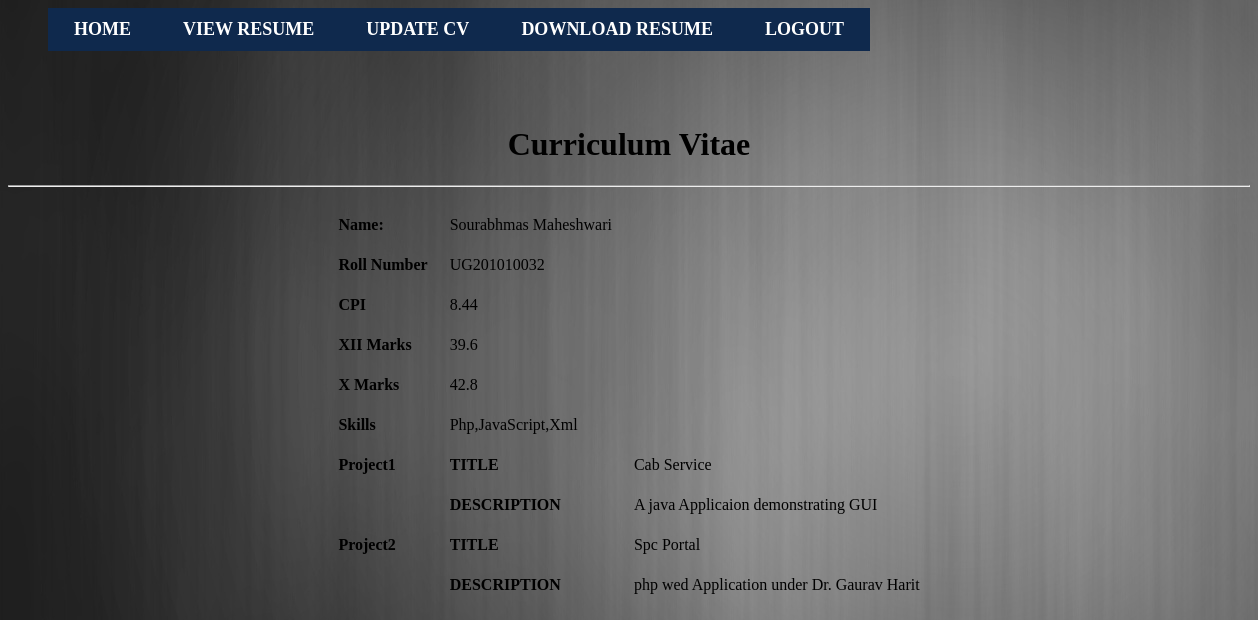
Screenshot of /resume_project/viewcv.php (signed in) with the database file from the repository.
### tables this page shows
CREATE TABLE IF NOT EXISTS `cv` (
  `username` varchar(10) NOT NULL,
  `Name` varchar(25) DEFAULT NULL,
  `roll_no` varchar(11) DEFAULT NULL,
  `cpi` varchar(10) DEFAULT '0',
  `10_marks` varchar(10) DEFAULT '0',
  `12_marks` varchar(10) DEFAULT '0',
  `Skills` varchar(100) DEFAULT NULL,
  `id` int(11) NOT NULL AUTO_INCREMENT,
  PRIMARY KEY (`id`)
);

CREATE TABLE IF NOT EXISTS `project` (
  `username` varchar(15) NOT NULL,
  `p_title` varchar(20) DEFAULT NULL,
  `p_des` varchar(200) DEFAULT NULL,
  `pid` int(11) NOT NULL AUTO_INCREMENT,
  PRIMARY KEY (`pid`)
);

### resume_project/viewcv.php (the view, shortened to what this page needs)
<?php
global $name,$roll,$cpi,$x2,$x,$p1,$p2,$re,$pronum,$skills;
$user = $_SESSION['username'];
$query = "SELECT * FROM cv WHERE username ='".$user."'";
$result = mysql_query($query);
while($row = mysql_fetch_assoc($result)){
	$name = $row['Name'];
	$roll = $row['roll_no'];
	$cpi = $row['cpi'];
	$x = $row['10_marks'];
	$x2 = $row['12_marks'];
	$skills = $row['Skills'];
}
$query = "SELECT * FROM project WHERE username='".$user."'";
$result=mysql_query($query);
$re = array();
$pronum=0;
while($row = mysql_fetch_assoc($result)){
        $re[] = $row;
		$pronum = $pronum+1;
    }
?>
<html>
<head>
</head>
<body background ="a3.jpg">
	<div class="hovermenu">
<ul>
<li><a href="welcome.php">HOME</a></li>
<li><a href="viewcv.php">VIEW RESUME</a></li>
<li><a href="cvuploadform.php">UPDATE CV</a></li>
<li><?php	echo "<a href='upload/".$_SESSION['username']."/".$_SESSION['username'].".xlsx'>DOWNLOAD RESUME</a>"; ?></li>
<li><a href="logout.php">LOGOUT</a></li>
</ul>
</div>
<h1 align = "center">
Curriculum Vitae
</h1>
<hr></hr>
<div id = "page">
<table border='0' cellspacing ='20' align="center" >
	<tr>
		<td><strong>Name: </strong></td>
		<td><?php echo $name ?></td>
	</tr>
	<tr>
	<td><strong>Roll Number</strong></td>
	<td><?php echo $roll ?></td>
	</tr>
	<tr>
	<td><strong>CPI</strong></td>
	<td><?php echo $cpi ?></td>
	</tr>
	<tr>
	<td><strong>XII Marks</strong></td>
	<td><?php echo $x2 ?></td>
	</tr>
	<tr>
	<td><strong>X Marks</strong></td>
	<td><?php echo $x ?></td>
	</tr>
	<tr>
	<td><strong>Skills</strong></td>
	<td><?php echo $skills ?></td>
	</tr>
<?php
for($i=0;$i<$pronum;$i++){
	$y = $i+1;
	echo "<tr><td><strong>Project".$y."</td></strong><td><strong>TITLE</strong></td><td>".$re[$i]['p_title']."</td></tr>";
	echo "<tr><td></td><td><strong>DESCRIPTION</strong></td><td>".$re[$i]['p_des']."</td></tr>";
}
?>
</table>
</body>
<html>

### resume_project/viewcv.php (style rules this page uses)
.hovermenu ul { font: bold 18px calibri; height: 25px; width: 1200px; }
.hovermenu ul li { list-style: none; display: inline; }
.hovermenu ul li a { padding: 10px 25px 10px 25px; text-decoration: none; float: left; color: white; background-color: rgb(15,41,77); border: 1px solid rgb(15,41,77); }

### rows the page displays
cv: Name "Sourabhmas Maheshwari", roll_no "UG201010032", cpi "8.44", 12_marks "39.6", 10_marks "42.8", Skills "Php,JavaScript,Xml"
project: y "1", p_title "Cab Service", p_des "A java Applicaion demonstrating GUI"
project: y "2", p_title "Spc Portal", p_des "php wed Application under Dr. Gaurav Harit"
